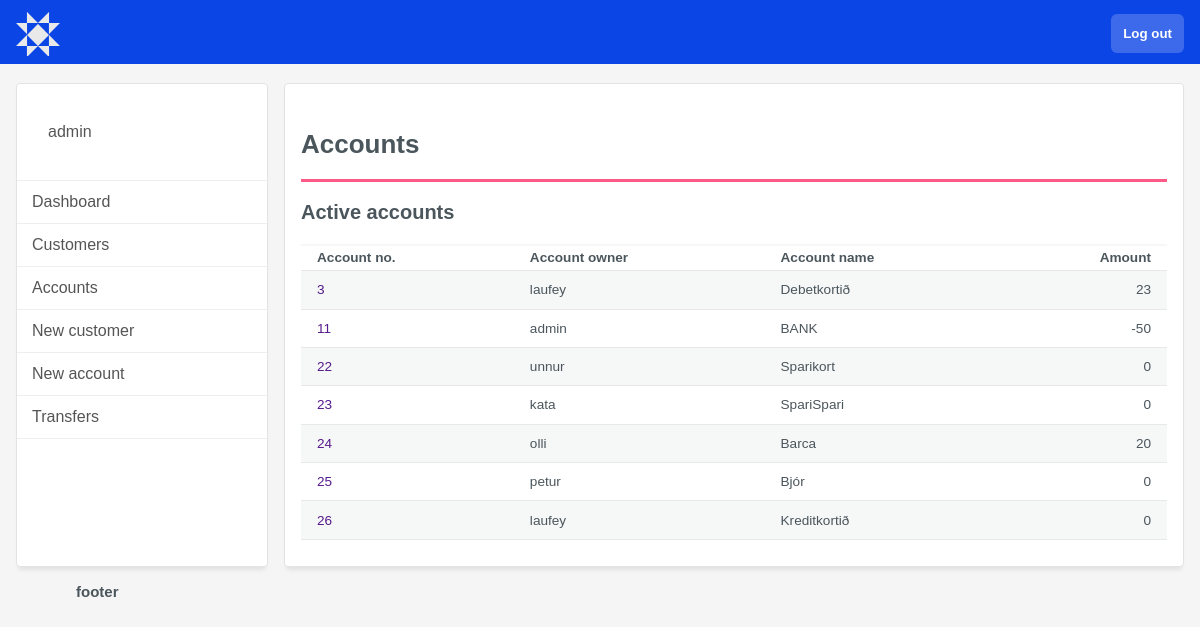
/staffAccountView/ (signed in), run on an earlier commit of the app's database.
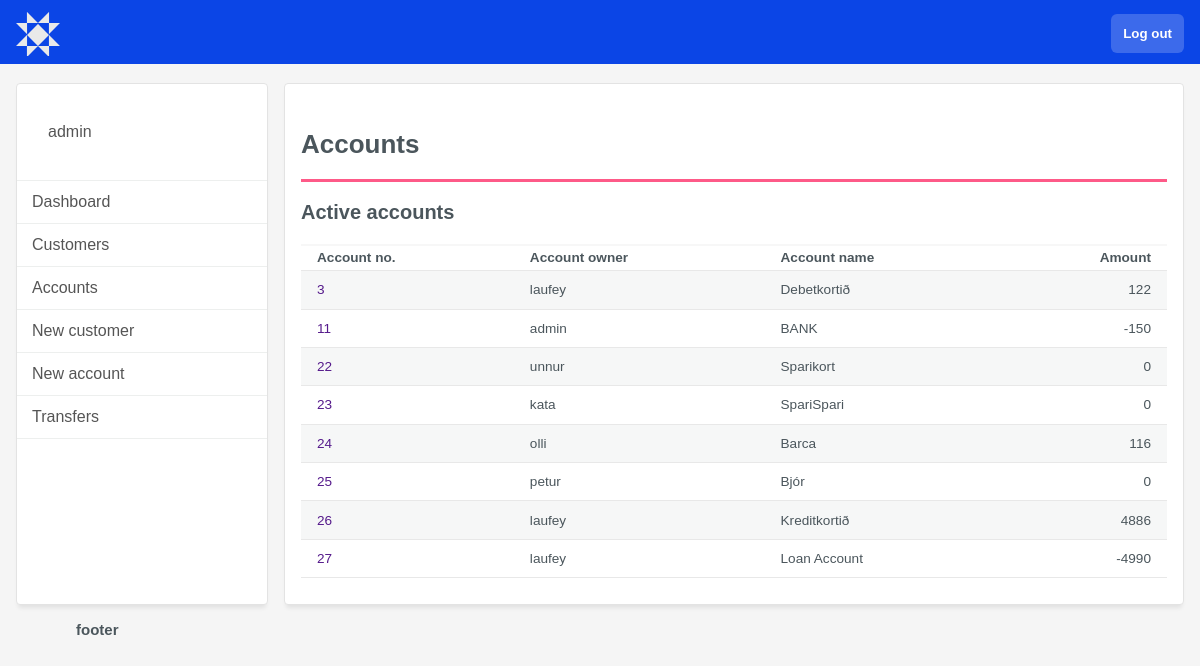
And on a later commit of the database.
### bank_app/models.py (models this page shows, shortened)
class Account(models.Model):
   LOANACCOUNT = 'Loan account'
   CREDITCARD = 'Credit card'
   DEBITCARD = 'Debit card'
   SAVINGSACCOUNT = 'Savings account'
   ACCOUNTS = [
      (LOANACCOUNT, 'Loan Account'),
      (DEBITCARD, 'Debit Card Account'),
      (CREDITCARD, 'Credit Card Account'),
      (SAVINGSACCOUNT, 'Savings Account'),
   ]
   user = models.ForeignKey(User, on_delete=models.CASCADE)
   title = models.CharField(max_length=200)
   account_type = models.CharField(choices=ACCOUNTS, default=SAVINGSACCOUNT, max_length=20)
   last_update = models.DateTimeField(auto_now_add=True, null=True)
   class Meta:
      get_latest_by = 'pk'
   @property
   def movements(self) -> QuerySet:
      return Ledger.objects.filter(account=self)
   @property
   def money(self) -> Decimal:
      return self.movements.aggregate(models.Sum('amount'))['amount__sum'] or Decimal(0)

### bank_app/views.py (the view)
# urls.py: path('staffAccountView/', views.staffAccountView, name='staffAccountView'),
@login_required
def staffAccountView(request):
   assert request.user.is_staff, 'Not for regular customers, only for admin'
   context = {
      'accounts':Account.objects.all(),
   }
   return render(request, 'bank_app/staffAccountView.html', context)

### bank_app/templates/bank_app/staffAccountView.html
{% extends 'bank_app/base/base2.html' %}
{% block content %}
<h2>Accounts</h2>
  <h3>Active accounts</h3>
  <table class="account-table">
    <tr class="account-titles">
      <th>Account no.</th>
      <th>Account owner</th>
      <th>Account name</th>
      <th class="float-right">Amount</th>
    </tr>
    {% for account in accounts %}
      <tr>
        <td><a href="">{{ account.id }}</a></td>
        <td>{{ account.user }}</td>
        <td>{{ account.title }}</td>
        <td class="float-right">{{ account.money }}</td>
      </tr>
      {% endfor %}
    </table>
{% endblock %}

What changed in the data, as far as the page shows it:
computed for Account "Debetkortið": money "23" → "122"
computed for Account "BANK": money "-50" → "-150"
computed for Account "Barca": money "20" → "116"
computed for Account "Kreditkortið": money "0" → "4886"
added Account: id "27", user "laufey", title "Loan Account", money "-4990"
